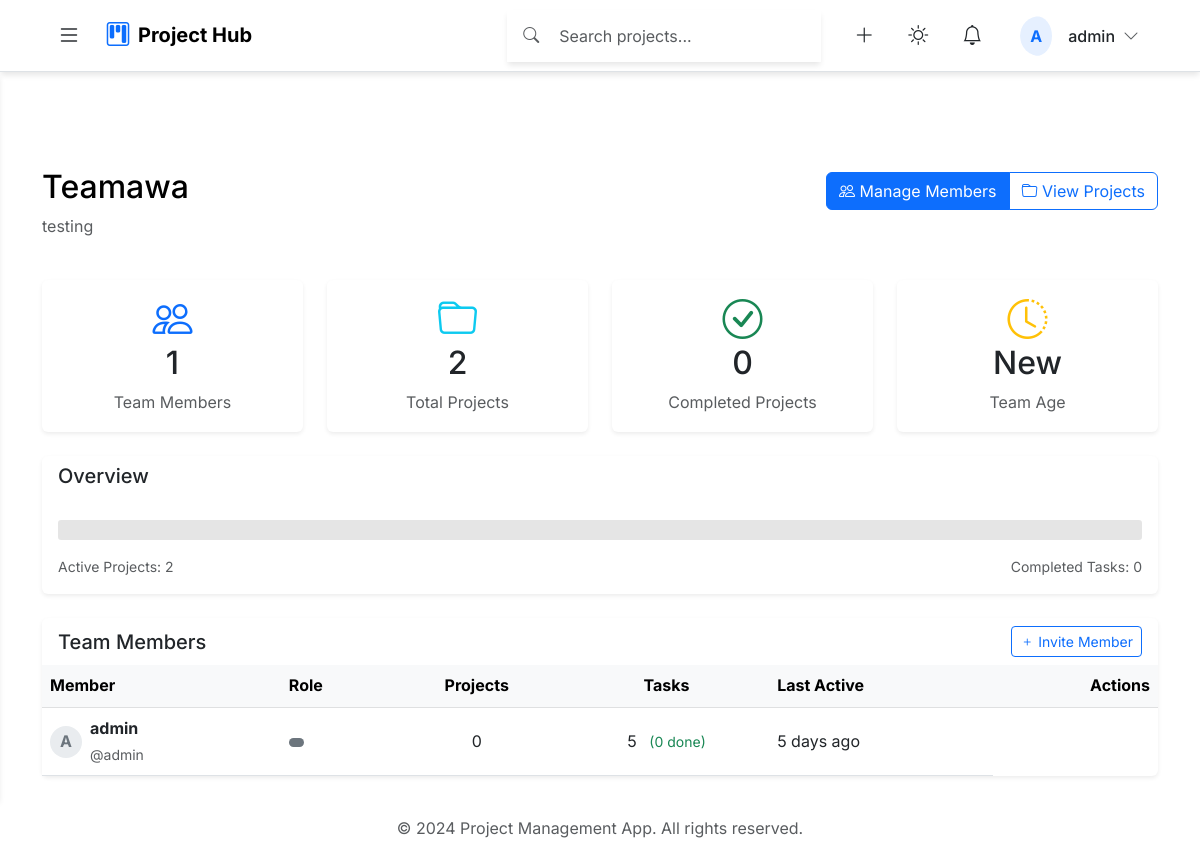
/projects/teams/1/ (signed in), run on an earlier commit of the app's database.
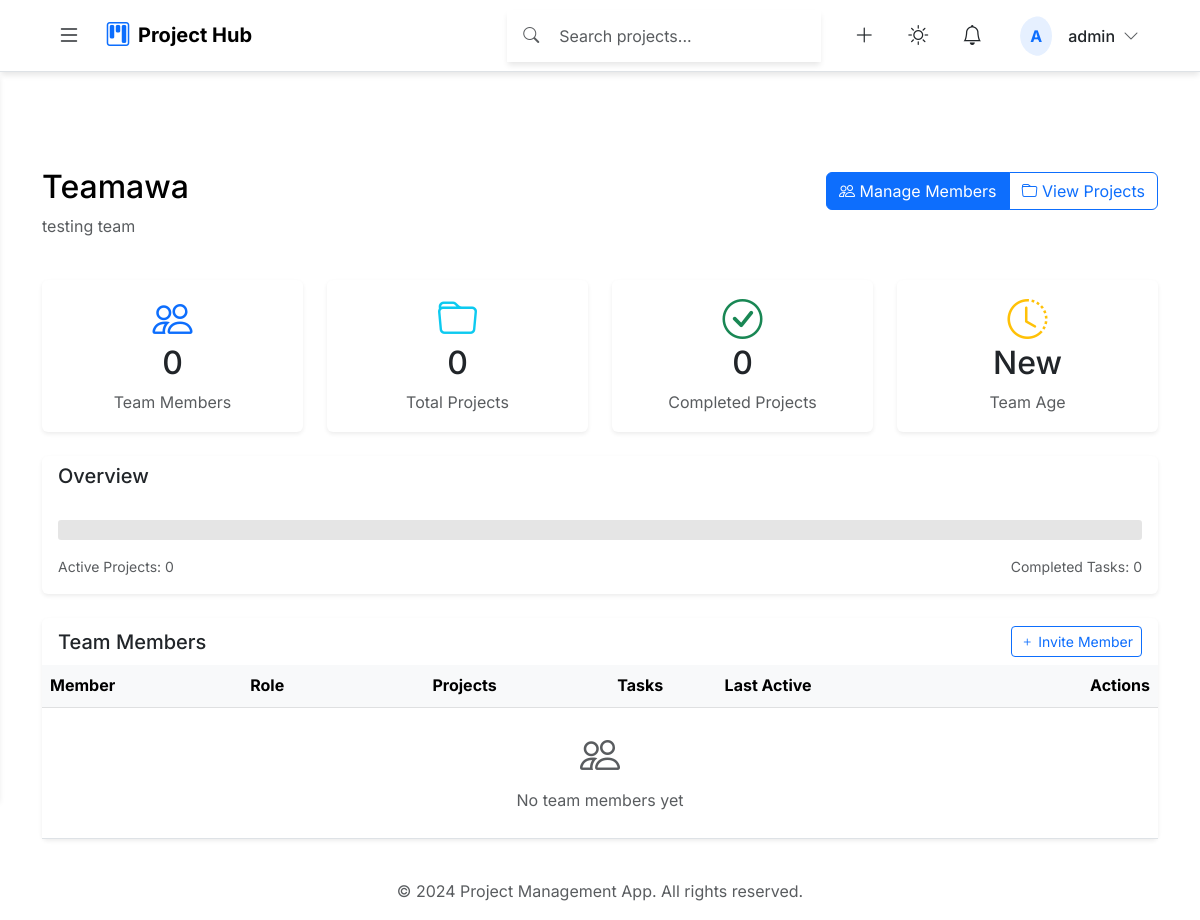
And on a later commit of the database.
### projects/models.py (models this page shows, shortened)
class User(AbstractUser):
    email = models.EmailField(unique=True)
    groups = models.ManyToManyField(
        Group,
        related_name='custom_user_groups',
        blank=True,
        help_text='The groups this user belongs to.',
        verbose_name='groups',
    )
    user_permissions = models.ManyToManyField(
        Permission,
        related_name='custom_user_permissions',
        blank=True,
        help_text='Specific permissions for this user.',
        verbose_name='user permissions',
    )

class Team(models.Model):
    name = models.CharField(max_length=200)
    description = models.TextField()
    owner = models.ForeignKey(
        User,
        on_delete=models.CASCADE,
        related_name='owned_teams',
        default=get_default_owner,
        null=True,
    )

class TeamMember(models.Model):
    team = models.ForeignKey(Team, on_delete=models.CASCADE, related_name='members')
    user = models.ForeignKey(User, on_delete=models.CASCADE, related_name='teams')
    class Meta:
        constraints = [
            models.UniqueConstraint(fields=['team', 'user'], name='unique_team_member')
        ]

### projects/views.py (the view)
# urls.py: path('teams/<int:team_id>/', views.team_detail, name='team_detail'),
@login_required
@handle_view_errors
@team_permission_required
def team_detail(request, team_id):
    team = get_object_or_404(Team, id=team_id)
    context = {
        'team': team,
        'members': team.members.all(),
        'projects': team.projects.all(),
        'can_manage': can_manage_team(request.user, team)
    }
    return render(request, 'projects/team_detail.html', context)

### projects/templates/projects/team_detail.html (shortened to what this page needs)
{% extends 'base.html' %}
{% load static %}
{% load custom_filters %}
{% block extra_css %}
<link rel="stylesheet" href="{% static 'css/team_detail.css' %}">
{% endblock %}
{% block content %}
<div class="container py-4">
    <div class="row mb-4">
        <div class="col">
            <div class="d-flex align-items-center justify-content-between">
                <h2>{{ team.name }}</h2>
                {% if can_manage %}
                <div class="btn-group">
                    <a href="{% url 'manage_team_members' team.id %}" class="btn btn-primary">
                        <i class="bi bi-people"></i> Manage Members
                    </a>
                    <a href="{% url 'team_projects' team.id %}" class="btn btn-outline-primary">
                        <i class="bi bi-folder"></i> View Projects
                    </a>
                </div>
                {% endif %}
            </div>
            <p class="text-muted">{{ team.description }}</p>
        </div>
    </div>
    <div class="row g-4 mb-4">
        <div class="col-md-3 col-sm-6">
            <div class="card h-100 border-0 shadow-sm">
                <div class="card-body text-center">
                    <i class="bi bi-people display-6 text-primary mb-3"></i>
                    <h3 class="card-title h2 mb-2">{{ members|length }}</h3>
                    <p class="card-text text-muted">Team Members</p>
                </div>
            </div>
        </div>
        <div class="col-md-3 col-sm-6">
            <div class="card h-100 border-0 shadow-sm">
                <div class="card-body text-center">
                    <i class="bi bi-folder display-6 text-info mb-3"></i>
                    <h3 class="card-title h2 mb-2">{{ projects|length }}</h3>
                    <p class="card-text text-muted">Total Projects</p>
                </div>
            </div>
        </div>
        <div class="col-md-3 col-sm-6">
            <div class="card h-100 border-0 shadow-sm">
                <div class="card-body text-center">
                    <i class="bi bi-check-circle display-6 text-success mb-3"></i>
                    <h3 class="card-title h2 mb-2">{{ projects|completed_projects_count|default:0 }}</h3>
                    <p class="card-text text-muted">Completed Projects</p>
                </div>
            </div>
        </div>
        <div class="col-md-3 col-sm-6">
            <div class="card h-100 border-0 shadow-sm">
                <div class="card-body text-center">
                    <i class="bi bi-clock-history display-6 text-warning mb-3"></i>
                    <h3 class="card-title h2 mb-2">{{ team.created_at|time_since|default:'New' }}</h3>
                    <p class="card-text text-muted">Team Age</p>
                </div>
            </div>
        </div>
    </div>
    <div class="row mb-4">
        <div class="col-12">
            <div class="card border-0 shadow-sm">
                <div class="card-header bg-transparent border-0">
                    <h3 class="h5 mb-0">Overview</h3>
                </div>
                <div class="card-body">
                    <div class="progress mb-3" style="height: 20px;">
                    </div>
                    <div class="d-flex justify-content-between text-muted small">
                        <span>Active Projects: {{ projects|length|default:0 }}</span>
                        <span>Completed Tasks: {{ tasks|completed_tasks_count|default:0 }}</span>
                    </div>
                </div>
            </div>
        </div>
    </div>
    <div class="card border-0 shadow-sm">
        <div class="card-header bg-transparent border-0 d-flex justify-content-between align-items-center">
            <h3 class="h5 mb-0">Team Members</h3>
            {% if can_manage %}
            <button class="btn btn-sm btn-outline-primary" data-bs-toggle="modal" data-bs-target="#inviteMemberModal">
                <i class="bi bi-plus"></i> Invite Member
            </button>
            {% endif %}
        </div>
        <div class="card-body p-0">
            <div class="table-responsive">
                <table class="table table-hover align-middle mb-0">
                    <thead class="table-light">
                        <tr>
                            <th>Member</th>
                            <th>Role</th>
                            <th class="text-center">Projects</th>
                            <th class="text-center">Tasks</th>
                            <th>Last Active</th>
                            {% if can_manage %}
                            <th class="text-end">Actions</th>
                            {% endif %}
                        </tr>
                    </thead>
                    <tbody>
                        {% for member in members %}
                        <tr>
                            <td>
                                <div class="d-flex align-items-center">
                                    {% if member.user.profile.avatar %}
                                        <img src="{{ member.user.profile.avatar.url }}"
                                             class="rounded-circle me-2"
                                             width="32"
                                             height="32"
                                             alt="{{ member.user.username }}'s avatar">
                                    {% else %}
                                        <div class="avatar-placeholder me-2">
                                            {{ member.user.username|first|upper }}
                                        </div>
                                    {% endif %}
                                    <div>
                                        <div class="fw-bold">{{ member.user.get_full_name|default:member.user.username }}</div>
                                        <small class="text-muted">@{{ member.user.username }}</small>
                                    </div>
                                </div>
                            </td>
                            <td>
                                <span class="badge bg-{{ member.role|role_color }}">
                                </span>
                            </td>
                            <td class="text-center">{{ member.user.assigned_projects.count|default:0 }}</td>
                            <td class="text-center">
                                <span>{{ member.user.assigned_tasks.count|default:0 }}</span>
                                <small class="text-success ms-2">
                                    ({{ member.user.completed_tasks_count|default:0 }} done)
                                </small>
                            </td>
                            <td>{{ member.user.last_login|time_since|default:'Never' }}</td>
                        </tr>
                        {% empty %}
                        <tr>
                            <td colspan="{% if can_manage %}6{% else %}5{% endif %}" class="text-center py-4">
                                <div class="text-muted">
                                    <i class="bi bi-people display-6 d-block mb-2"></i>
                                    <p class="mb-0">No team members yet</p>
                                </div>
                            </td>
                        </tr>
                        {% endfor %}
                    </tbody>
                </table>
            </div>
        </div>
    </div>
</div>
{% endblock %}

### projects/templates/base.html (shortened to what this page needs)
<!DOCTYPE html>
<html lang="en" data-theme="light">
<head>
    {% load static %}
    <link href="https://cdn.jsdelivr.net/npm/bootstrap@5.3.0/dist/css/bootstrap.min.css" rel="stylesheet">
    <link href="https://cdn.jsdelivr.net/npm/bootstrap-icons/font/bootstrap-icons.css" rel="stylesheet">
    <link rel="stylesheet" href="{% static 'css/base.css' %}">
    {% block extra_css %}{% endblock %}
</head>
<body class="d-flex flex-column min-vh-100" data-bs-theme="light">
    <header class="navbar glass-nav fixed-top border-bottom">
        <div class="container-fluid px-4">
            <div class="d-flex align-items-center gap-3">
                <button type="button" id="sidebarToggle" class="btn btn-icon rounded-circle p-2 hover-translate"
                aria-label="Toggle Sidebar" aria-expanded="false" aria-controls="sidebar">
                <i class="bi bi-list fs-4"></i>
                </button>
                <a class="navbar-brand d-flex align-items-center gap-2 hover-translate" href="{% url 'homepage' %}">
                    <i class="bi bi-kanban fs-4 text-primary"></i>
                    <span class="fw-bold">Project Hub</span>
                </a>
            </div>
            <div class="d-flex align-items-center gap-4">
                <div class="search-wrapper d-none d-md-flex align-items-center glass-card px-3 py-2 position-relative">
                    <i class="bi bi-search text-muted search-icon"></i>
                    <input type="search"
                        class="form-control border-0 bg-transparent shadow-none ms-2 search-input"
                        placeholder="Search projects..."
                        aria-label="Search projects"
                        data-search-url="{% url 'api_search' %}"
                        autocomplete="off">
                </div>
                <div class="d-flex align-items-center gap-3">
                    <div class="dropdown">
                        <button class="btn btn-icon rounded-circle p-2 hover-translate"
                                data-bs-toggle="dropdown" aria-expanded="false" aria-label="Quick actions">
                            <i class="bi bi-plus-lg fs-5"></i>
                        </button>
                    </div>
                    <button id="themeToggle" class="btn btn-icon rounded-circle p-2 hover-translate"
                            aria-label="Toggle theme">
                        <i class="bi bi-moon fs-5"></i>
                    </button>
                    <div class="dropdown">
                        <button class="btn btn-icon rounded-circle p-2 hover-translate position-relative"
                                data-bs-toggle="dropdown" aria-expanded="false" aria-label="Notifications">
                            <i class="bi bi-bell fs-5"></i>
                        </button>
                    </div>
                    <div class="dropdown">
                        <button class="btn d-flex align-items-center gap-2 hover-translate"
                                data-bs-toggle="dropdown" aria-expanded="false" aria-label="User menu">
                            <div class="user-avatar rounded-circle overflow-hidden" style="width: 40px; height: 40px;">
                                {% if user.profile.avatar %}
                                    <img src="{{ user.profile.avatar.url }}" alt="Profile"
                                         class="w-100 h-100 object-fit-cover">
                                {% else %}
                                    <div class="avatar-placeholder d-flex align-items-center justify-content-center h-100 bg-primary bg-opacity-10 text-primary">
                                        {{ user.username|slice:":1"|upper }}
                                    </div>
                                {% endif %}
                            </div>
                            <span class="d-none d-md-block fw-medium">{{ user.username }}</span>
                            <i class="bi bi-chevron-down text-muted"></i>
                        </button>
                    </div>
                </div>
            </div>
        </div>
    </header>
    <main id="main-content" class="flex-grow-1 pt-5 mt-4" role="main">
        <div class="container-fluid px-4">
            {% block content %}{% endblock %}
        </div>
    </main>
    <footer class="footer mt-auto py-3 glass-footer">
        <div class="container text-center">
            <span class="text-muted">&copy; {% now "Y" %} Project Management App. All rights reserved.</span>
        </div>
    </footer>
</body>
</html>

What changed in the data, as far as the page shows it:
no longer on this page (row edited): TeamMember: user.username|first "A", user.get_full_name "admin", user.username "admin", user.assigned_projects.count "0", user.assigned_tasks.count "5", user.completed_tasks_count "0", user.last_login "5 days ago"
changed Team "Teamawa": description "testing" → "testing team"
Also different on the page:
{{ members|length }}: "1" → "0"
{{ projects|length }}: "2" → "0"
{{ projects|length|default:0 }}: "2" → "0"
text now shown: "No team members yet"
